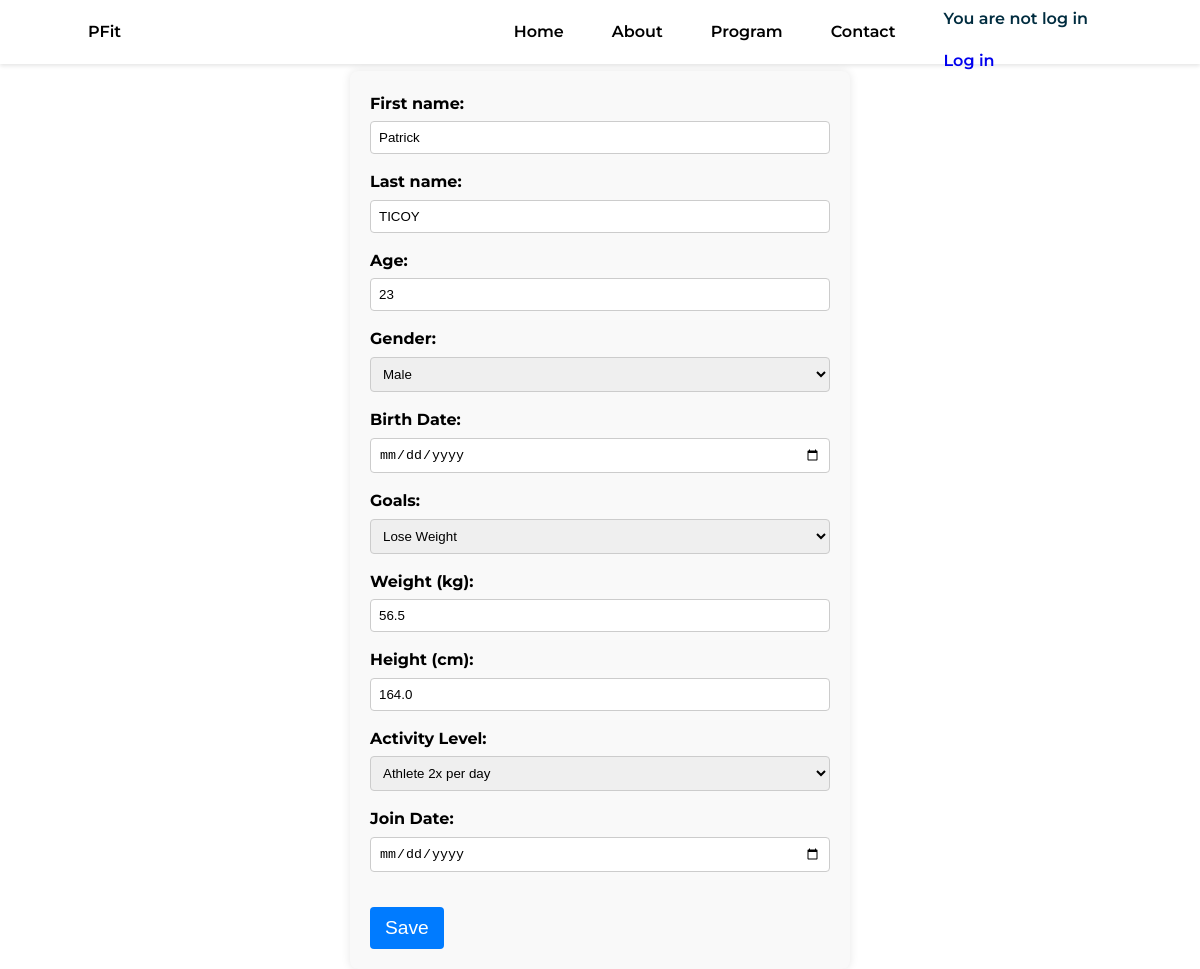
The page /info/edit/1/ on the database as committed earlier.
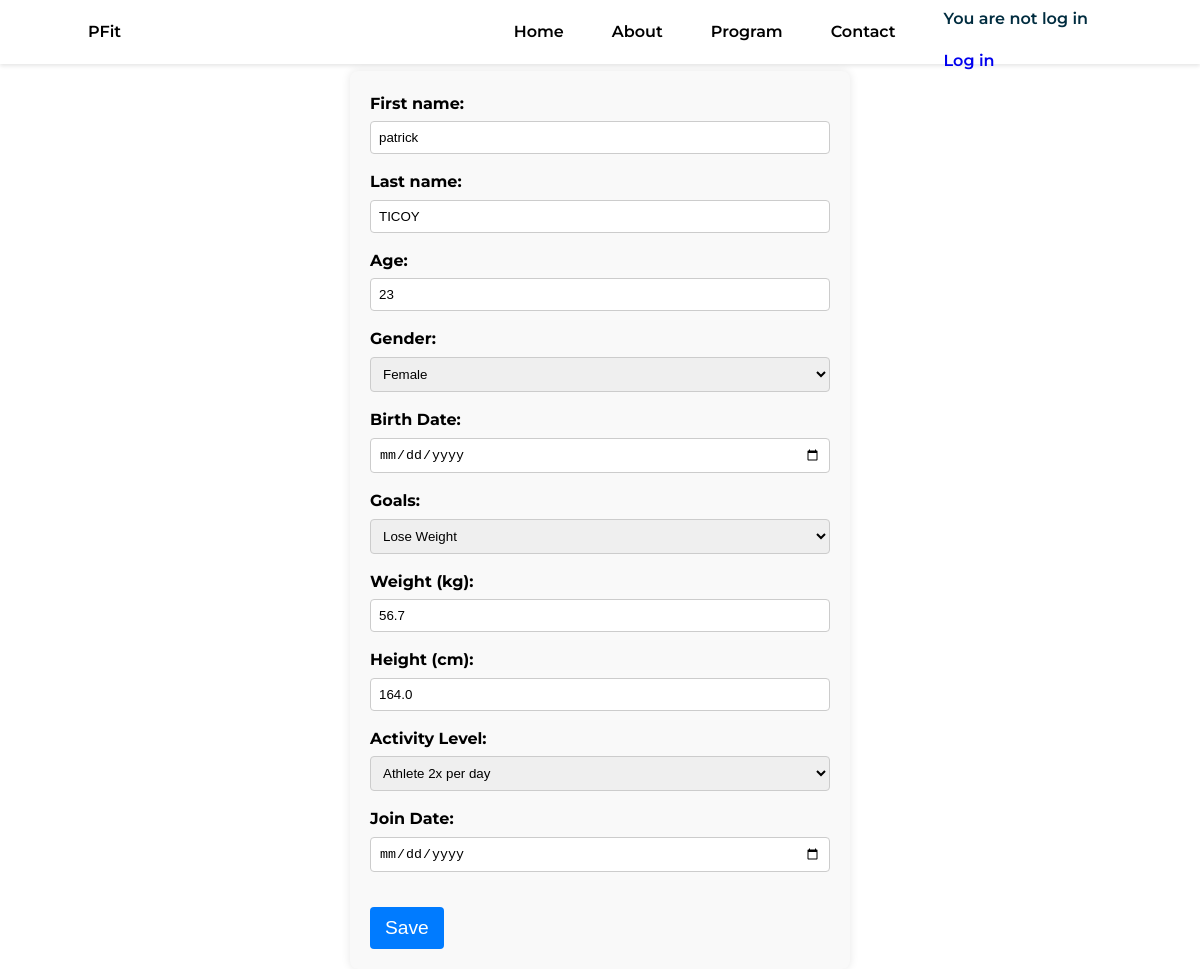
The same page on the database as committed later.
### app/models.py (models this page shows, shortened)
class Client(models.Model):
    user = models.OneToOneField(User, null=True,  on_delete=models.CASCADE)
    clientID = models.AutoField(primary_key=True)
    fname = models.CharField(max_length=100,null = False)
    lname = models.CharField(max_length=100, null = False)
    clientAge=models.PositiveIntegerField()
    gender_choices = (
        ('M', 'Male'),
        ('F', 'Female'),
        ('', 'Other'),
    )
    clientSex = models.CharField(max_length=10, choices=gender_choices)
    birthdate = models.DateField()
    goal = models.ForeignKey(Goals, on_delete=models.CASCADE)
    weight = models.FloatField()
    height = models.FloatField()
    level_choices = (
        ('Sedentary', 'Sedentary'),
        ('Lightly Active', 'Lightly Active'),
        ('Moderately Active', 'Moderately Active'),
        ('Very Active', 'Very Active'),
        ('Athlete 2x per day', 'Athlete 2x per day'),
    )
    activityLevel = models.CharField(max_length=100, choices=level_choices)
    joinedDate = models.DateField(null = False)
    bmi = models.FloatField(null=True, blank=True)
    calories = models.FloatField(null=True, blank=True)
    bmi_category = models.CharField(max_length=10, null=True, blank=True)

### app/views.py (the view, shortened to what this page needs)
# urls.py: path('info/edit/<int:pk>/', ClientUpdateView.as_view(), name='client_update'),
class ClientUpdateView(UpdateView):
    model = Client
    form_class = ClientForm
    template_name = 'apps/homepages/client_create_edit.html'
    def get_context_data(self, **kwargs):
        context = super().get_context_data(**kwargs)
        context['gender_choices'] = Client.gender_choices
        context['goal'] = Goals.objects.all()
        context['activityLevel'] = Client.level_choices
        return context

### app/forms.py
class ClientForm(forms.ModelForm):
    class Meta:
        model = Client
        fields = ['fname', 'lname', 'clientAge', 'clientSex', 'birthdate', 'weight', 'height', 'activityLevel']
        widgets = {
            'fname': forms.TextInput(attrs={'class': 'form-control'}),
            'lname': forms.TextInput(attrs={'class': 'form-control'}),
            'clientAge': forms.NumberInput(attrs={'class': 'form-control'}),
            'clientSex': forms.Select(attrs={'class': 'form-control'}),
            'birthdate': forms.DateInput(attrs={'class': 'form-control', 'type': 'date'}),
            'weight': forms.NumberInput(attrs={'class': 'form-control'}),
            'height': forms.NumberInput(attrs={'class': 'form-control'}),
            'activityLevel': forms.Select(attrs={'class': 'form-control'}),
        }

### app/context_processors.py (called while the page is built)
def client_processor(request):
    client = None
    if request.user.is_authenticated:
        client = Client.objects.filter(user=request.user).first()
    return {'client': client}

### app/templates/apps/homepages/client_create_edit.html (shortened to what this page needs)
{% extends 'apps/homepages/homepagebase.html'%}
{% load static %}
{% block content%}
<link rel="stylesheet" href="{% static 'css/profile_info.css'%}">
<div class="post-entry">
    <form action="" method="POST" class="form-info">
        <div>
            <label for="first-name">First name:</label>
            <input type="text" name="fname" id="first-name" value="{{ form.fname.value }}">
        </div>
        <div>
            <label for="last-name">Last name:</label>
            <input type="text" name="lname" id="last-name" value="{{ form.lname.value }}">
        </div>
        <div>
            <label for="client-age">Age:</label>
            <input type="text" name="clientAge" id="age" value="{{ form.clientAge.value }}">
        </div>
        <div>
            <label for="gender">Gender:</label>
            <select name="clientSex" id="user-gender">
                {% for key, value in gender_choices %}
                    <option value="{{ key }}" {% if key == form.clientSex.value %} selected {% endif %}>
                        {{ value }}
                    </option>
                {% endfor %}
            </select>
        </div>
        <div>
            <label for="birthdate">Birth Date:</label>
            <input type="date" name="birthdate" id="birthdate" value="{{ form.birthdate.value }}">
        </div>
        <div>
            <label for="goal">Goals:</label>
            <select name="goal" id="goal">
                {% for goals in goal %}
                    <option value="{{ goals.pk }}" {% if goals.pk == form.goal.value %} selected {% endif %}>
                        {{ goals.goal }}
                    </option>
                {% endfor %}
            </select>
        </div>
        <div>
            <label for="weight">Weight (kg):</label>
            <input type="number" name="weight" id="weight" step=".01" value="{{ form.weight.value }}">
        </div>
        <div>
            <label for="height">Height (cm):</label>
            <input type="number" name="height" id="height" step=".01" value="{{ form.height.value }}">
        </div>
        <div>
            <label for="activityLevel">Activity Level:</label>
            <select name="activityLevel" id="activityLevel">
                {% for key, value in activityLevel %}
                    <option value="{{ key }}" {% if key == form.activityLevel.value %} selected {% endif %}>
                        {{ value }}
                    </option>
                {% endfor %}
            </select>
        </div>
        <div>
            <label for="joinedDate">Join Date:</label>
            <input type="date" name="joinedDate" id="joinedDate" value="{{ form.joinedDate.value }}">
        </div>
        <input class="cta-btn" type="submit" value="Save">
    </form>
</div>
{% endblock content %}

Rows that differ between the two databases and show on the page:
changed Client "TICOY": fname "Patrick" → "patrick"; weight "56.5" → "56.7"
Other text that changed with them:
form field clientSex: "Male" → "Female"
